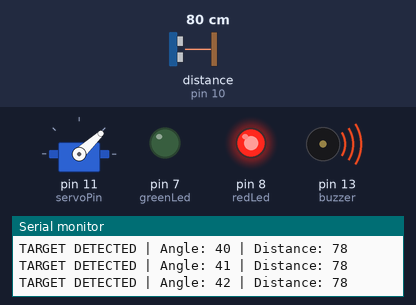
A sketch run on a simulated Arduino Uno, built with avr-gcc and run on an emulated ATmega328P. Shown: servo, output pins drawn as LEDs (lit = HIGH), buzzer (waves = sounding), the last lines printed to the serial monitor. Wiring (inferred from the names in the program): ultrasonic range finder: trigger pin 9; echo pin 10. The test bench sets the inputs (shaded band); at power-on: distance to the obstacle (sensor on pin 10) 80 cm. The echo pulse lasts 58.3 µs per cm; pins used as bus, display or sensor lines are not drawn.

Above: at 1.29 s.
1.3 s: distance to the obstacle (sensor on pin 10) set to 2 cm
At 1.45 s:
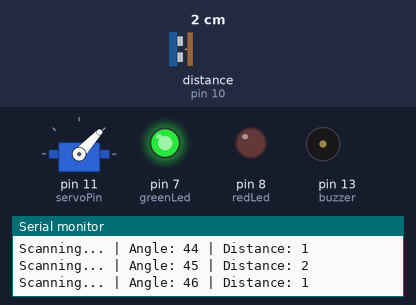
4.3 s: distance to the obstacle (sensor on pin 10) set to 5 cm
At 4.5 s:
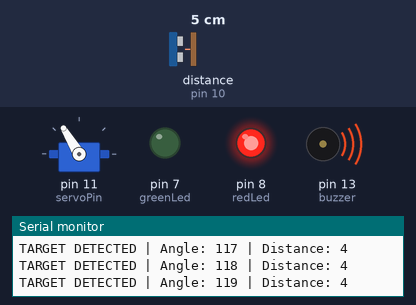
7.3 s: distance to the obstacle (sensor on pin 10) set to 299 cm
At 7.47 s:
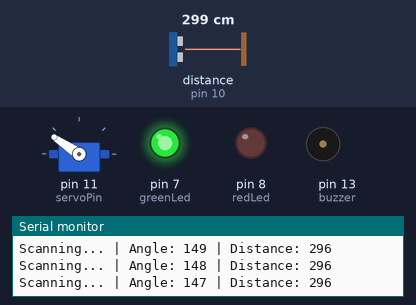
10.3 s: distance to the obstacle (sensor on pin 10) set to 258 cm
13.3 s: distance to the obstacle (sensor on pin 10) set to 249 cm
At 14.04 s:
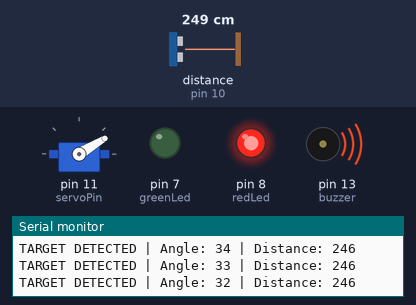
Timing chart, 0 to 20.3 s (numbered marks = the images above; inputs shaded):
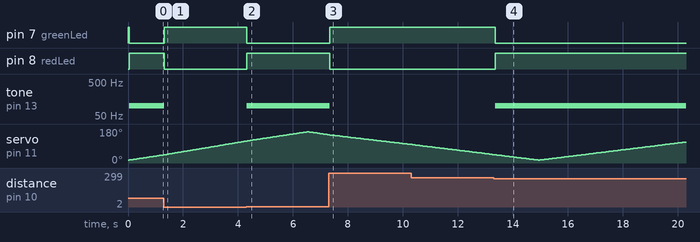

The sketch:

OTI.ino
```cpp
#include <Servo.h>

// Pin Definitions
const int trigPin = 9;
const int echoPin = 10;
const int servoPin = 11;
const int greenLed = 7;
const int redLed = 8;
const int buzzer = 13;

Servo myServo;

void setup() {
  // Pin setup
  pinMode(trigPin, OUTPUT);
  pinMode(echoPin, INPUT);
  pinMode(greenLed, OUTPUT);
  pinMode(redLed, OUTPUT);
  pinMode(buzzer, OUTPUT);

  Serial.begin(9600);
  myServo.attach(servoPin);

  // Initial safety state
  digitalWrite(greenLed, HIGH);
  digitalWrite(redLed, LOW);
  noTone(buzzer);
  Serial.println("System Rebooted. Starting Scan...");
}

void loop() {
  for(int i = 15; i <= 165; i++){
    processRadar(i);
  }
  for(int i = 165; i > 15; i--){
    processRadar(i);
  }
}

void processRadar(int angle) {
  myServo.write(angle);
  delay(40);

  int distance = getDistance();

  // If object is closer than 250cm (can tweak based on actual physical component testings)
  if (distance > 2 && distance < 250) {
    digitalWrite(redLed, HIGH);   // Danger LED on
    digitalWrite(greenLed, LOW);  // Safe LED off
    tone(buzzer, 100);

    Serial.print("TARGET DETECTED | Angle: ");
    Serial.print(angle);
    Serial.print(" | Distance: ");
    Serial.println(distance);
  }
  else {
    digitalWrite(redLed, LOW);    // Red LED off
    digitalWrite(greenLed, HIGH); // Green LED on
    noTone(buzzer);               // Low Signal

    Serial.print("Scanning... | Angle: ");
    Serial.print(angle);
    Serial.print(" | Distance: ");
    Serial.println(distance);
  }
}

int getDistance() {
  digitalWrite(trigPin, LOW);
  delayMicroseconds(2);
  digitalWrite(trigPin, HIGH);
  delayMicroseconds(10);
  digitalWrite(trigPin, LOW);

  long duration = pulseIn(echoPin, HIGH, 25000);

  // Speed of sound calculation in centimeters
  int d = duration * 0.034 / 2;
  return d;
}
```

Measured:
- the behaviour switches between 3 and 4 cm on distance to the obstacle (sensor on pin 10) (found by bisection; images 1 and 2)
- the behaviour switches between 253 and 252 cm on distance to the obstacle (sensor on pin 10) (found by bisection; images 3 and 4)
- after the input at 1.3 s, pin 7 (greenLed): LOW → HIGH at once; pin 8 (redLed): HIGH → LOW at once; tone on pin 13 (buzzer): 100 Hz → silent at once
- after the input at 4.3 s, pin 7 (greenLed): HIGH → LOW at once; pin 8 (redLed): LOW → HIGH at once; tone on pin 13 (buzzer): silent → 100 Hz at once
- after the input at 7.3 s, pin 7 (greenLed): LOW → HIGH after 0.05 s; pin 8 (redLed): HIGH → LOW after 0.05 s; tone on pin 13 (buzzer): 100 Hz → silent after 0.05 s
- after the input at 13.3 s, pin 7 (greenLed): HIGH → LOW after 0.07 s; pin 8 (redLed): LOW → HIGH after 0.07 s; tone on pin 13 (buzzer): silent → 100 Hz after 0.07 s
